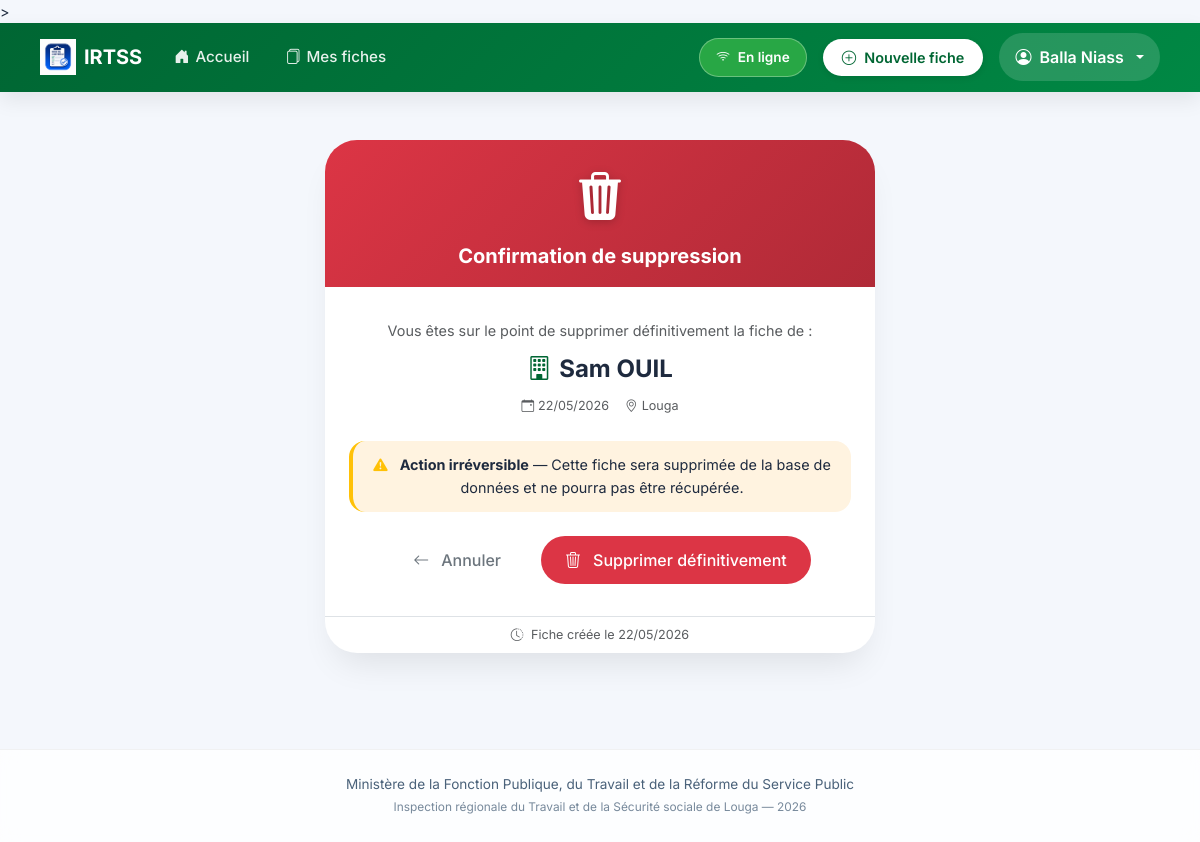
Page /fiches/29/supprimer/ (signed in) on the committed database.
### inspection/models.py (models this page shows, shortened)
class FicheControle(models.Model):
    STATUT_CHOICES = [
        ('brouillon', 'Brouillon'),
        ('soumis', 'Soumis'),
    ]
    inspecteur = models.ForeignKey(User, on_delete=models.CASCADE, related_name='fiches')
    entreprise = models.CharField(max_length=255, verbose_name="Entreprise ou Établissement")
    date_controle = models.DateField(verbose_name="Date du contrôle")
    lieu = models.CharField(max_length=100, default="Louga", verbose_name="Lieu")
    statut = models.CharField(max_length=20, choices=STATUT_CHOICES, default='brouillon')
    local_id = models.CharField(max_length=100, blank=True, null=True)
    adresse = models.TextField(blank=True)
    telephone = models.CharField(max_length=50, blank=True)
    email_entreprise = models.EmailField(blank=True)
    date_ouverture = models.DateField(null=True, blank=True)
    forme_juridique = models.CharField(max_length=100, blank=True)
    activite_principale = models.CharField(max_length=200, blank=True)
    chef_nom = models.CharField(max_length=200, blank=True, verbose_name="Chef d'établissement - Prénom et Nom")
    chef_cellulaire = models.CharField(max_length=50, blank=True)
    chef_email = models.EmailField(blank=True)
    representant_nom = models.CharField(max_length=200, blank=True, verbose_name="Représentant travailleurs - Prénom et Nom")
    representant_qualite = models.CharField(max_length=100, blank=True)
    representant_cellulaire = models.CharField(max_length=50, blank=True)
    representant_email = models.EmailField(blank=True)
    doe = models.CharField(max_length=3, blank=True, verbose_name="Déclaration d'Ouverture d'Établissement (DOE)")
    registre_paie = models.CharField(max_length=3, blank=True)
    cadres_hommes = models.PositiveIntegerField(null=True, blank=True, default=0)
    cadres_femmes = models.PositiveIntegerField(null=True, blank=True, default=0)
    ouvriers_hommes = models.PositiveIntegerField(null=True, blank=True, default=0)
    ouvriers_femmes = models.PositiveIntegerField(null=True, blank=True, default=0)
    cdi = models.PositiveIntegerField(null=True, blank=True, default=0, verbose_name="CDI")
    cdd = models.PositiveIntegerField(null=True, blank=True, default=0, verbose_name="CDD")
    cs = models.PositiveIntegerField(null=True, blank=True, default=0, verbose_name="CS")
    c_app = models.PositiveIntegerField(null=True, blank=True, default=0, verbose_name="C APP")
    autres_contrats = models.PositiveIntegerField(null=True, blank=True, default=0, verbose_name="Autres")
    remuneration_au_temps_1 = models.BooleanField(default=False)
    remuneration_au_temps_2 = models.BooleanField(default=False)
    remuneration_a_la_piece_1 = models.BooleanField(default=False)
    remuneration_a_la_piece_2 = models.BooleanField(default=False)
    remuneration_les_deux_1 = models.BooleanField(default=False)
    remuneration_les_deux_2 = models.BooleanField(default=False)
    salaires_conformes_1 = models.CharField(max_length=3, blank=True)
    salaires_conformes_2 = models.CharField(max_length=3, blank=True)
    bulletins_paie_1 = models.CharField(max_length=3, blank=True)
    bulletins_paie_2 = models.CharField(max_length=3, blank=True)
    heures_sup_1 = models.CharField(max_length=3, blank=True)
    heures_sup_2 = models.CharField(max_length=3, blank=True)
    prime_anciennete_1 = models.CharField(max_length=3, blank=True)
    prime_anciennete_2 = models.CharField(max_length=3, blank=True)
    jours_feries_1 = models.CharField(max_length=3, blank=True)
    jours_feries_2 = models.CharField(max_length=3, blank=True)
    indemnites_transport_1 = models.CharField(max_length=3, blank=True)
    indemnites_transport_2 = models.CharField(max_length=3, blank=True)
    horaires_affiches_1 = models.CharField(max_length=3, blank=True)
    horaires_affiches_2 = models.CharField(max_length=3, blank=True)
    amenagement_8h_5j_1 = models.CharField(max_length=3, blank=True)
    amenagement_8h_5j_2 = models.CharField(max_length=3, blank=True)
    amenagement_6h40_6j_1 = models.CharField(max_length=3, blank=True)
    amenagement_6h40_6j_2 = models.CharField(max_length=3, blank=True)
    pause_quotidienne_1 = models.CharField(max_length=3, blank=True)
    pause_quotidienne_2 = models.CharField(max_length=3, blank=True)
    repos_hebdomadaire_1 = models.CharField(max_length=3, blank=True)
    repos_hebdomadaire_2 = models.CharField(max_length=3, blank=True)
    declaration_css_1 = models.CharField(max_length=3, blank=True)
    declaration_css_2 = models.CharField(max_length=3, blank=True)
    adhesion_css_1 = models.CharField(max_length=3, blank=True)
    adhesion_css_2 = models.CharField(max_length=3, blank=True)
    adhesion_ipres_1 = models.CharField(max_length=3, blank=True)
    adhesion_ipres_2 = models.CharField(max_length=3, blank=True)
    adhesion_ipm_1 = models.CharField(max_length=3, blank=True)
    adhesion_ipm_2 = models.CharField(max_length=3, blank=True)
    cotisations_css_1 = models.CharField(max_length=3, blank=True)
    cotisations_css_2 = models.CharField(max_length=3, blank=True)
    cotisations_ipres_1 = models.CharField(max_length=3, blank=True)
    cotisations_ipres_2 = models.CharField(max_length=3, blank=True)
    cotisations_ipm_1 = models.CharField(max_length=3, blank=True)
    cotisations_ipm_2 = models.CharField(max_length=3, blank=True)
    delegues_personnel_1 = models.CharField(max_length=3, blank=True)
    delegues_personnel_2 = models.CharField(max_length=3, blank=True)
    reglement_interieur_1 = models.CharField(max_length=3, blank=True)
    reglement_interieur_2 = models.CharField(max_length=3, blank=True)
    comite_hst_1 = models.CharField(max_length=3, blank=True)
    comite_hst_2 = models.CharField(max_length=3, blank=True)
    visite_medicale_1 = models.CharField(max_length=3, blank=True)
    visite_medicale_2 = models.CharField(max_length=3, blank=True)
    extincteurs_1 = models.CharField(max_length=3, blank=True)
    extincteurs_2 = models.CharField(max_length=3, blank=True)
    epi_disponible_1 = models.CharField(max_length=3, blank=True)
    epi_disponible_2 = models.CharField(max_length=3, blank=True)
    epi_effectif_1 = models.CharField(max_length=3, blank=True)
    epi_effectif_2 = models.CharField(max_length=3, blank=True)
    toilettes_1 = models.CharField(max_length=3, blank=True)
    toilettes_2 = models.CharField(max_length=3, blank=True)
    conges_1 = models.CharField(max_length=3, blank=True)
    conges_2 = models.CharField(max_length=3, blank=True)
    dasmo_bs_1 = models.CharField(max_length=3, blank=True)
    dasmo_bs_2 = models.CharField(max_length=3, blank=True)
    observations_divers = models.TextField(blank=True)
    observations_generales = models.TextField(blank=True)
    suite_observations_orales = models.BooleanField(default=False)
    suite_observations_ecrites = models.BooleanField(default=False)
    suite_mise_en_demeure = models.BooleanField(default=False)
    suite_pv_infraction = models.BooleanField(default=False)
    suite_refere = models.BooleanField(default=False)
    delai_reception = models.BooleanField(default=False)
    delai_un_mois = models.BooleanField(default=False)
    delai_autres = models.BooleanField(default=False)
    delai_autres_precision = models.CharField(max_length=200, blank=True)
    signature_equipe = models.CharField(max_length=200, blank=True)
    signature_gerant = models.CharField(max_length=200, blank=True)
    created_at = models.DateTimeField(auto_now_add=True)
    updated_at = models.DateTimeField(auto_now=True)
    class Meta:
        ordering = ['-created_at']
        verbose_name = "Fiche de contrôle"
        verbose_name_plural = "Fiches de contrôle"

### inspection/views.py (the view)
# urls.py: path('fiches/<int:pk>/supprimer/', views.supprimer_fiche, name='supprimer_fiche'),
@login_required
def supprimer_fiche(request, pk):
    if request.user.is_staff:
        fiche = get_object_or_404(FicheControle, pk=pk)
    else:
        fiche = get_object_or_404(FicheControle, pk=pk, inspecteur=request.user)
    if request.method == 'POST':
        nom = fiche.entreprise
        fiche.delete()
        messages.success(request, f'Fiche "{nom}" supprimée.')
        return redirect('liste_fiches')
    return render(request, 'inspection/confirmer_suppression.html', {'fiche': fiche})

### templates/inspection/confirmer_suppression.html (shortened to what this page needs)
{% extends 'inspection/base.html' %}
{% load static %}
{% block content %}
<div class="container-fluid px-3 py-4" style="min-height: 70vh; display: flex; align-items: center;">
  <div class="delete-card">
    <div class="delete-header">
      <i class="bi bi-trash3-fill delete-icon"></i>
      <h5 class="text-white mt-2 mb-0 fw-bold">Confirmation de suppression</h5>
    </div>
    <div class="delete-body">
      <p class="text-muted mb-2">Vous êtes sur le point de supprimer définitivement la fiche de :</p>
      <div class="entreprise-name">
        <i class="bi bi-building text-senegal me-2"></i>{{ fiche.entreprise }}
      </div>
      <div class="d-flex justify-content-center gap-3 text-muted small mt-2">
        <span><i class="bi bi-calendar-event me-1"></i>{{ fiche.date_controle|date:"d/m/Y" }}</span>
        <span><i class="bi bi-geo-alt me-1"></i>{{ fiche.lieu|default:"Lieu non spécifié" }}</span>
      </div>
      <div class="warning-text">
        <i class="bi bi-exclamation-triangle-fill text-warning me-2"></i>
        <strong>Action irréversible</strong> — Cette fiche sera supprimée de la base de données et ne pourra pas être récupérée.
      </div>
      <div class="d-flex flex-wrap gap-3 justify-content-center mt-4">
        <a href="{% url 'detail_fiche' fiche.pk %}" class="btn btn-outline-secondary btn-modern">
          <i class="bi bi-arrow-left me-1"></i>Annuler
        </a>
        <form method="post">
          <button type="submit" class="btn btn-danger btn-modern">
            <i class="bi bi-trash3 me-1"></i>Supprimer définitivement
          </button>
        </form>
      </div>
    </div>
    <div class="text-center text-muted small py-2 border-top">
      <i class="bi bi-clock-history me-1"></i> Fiche créée le {{ fiche.created_at|date:"d/m/Y" }}
    </div>
  </div>
</div>
{% endblock %}

### templates/inspection/base.html (shortened to what this page needs)
{% load static %}
<!DOCTYPE html>
<html lang="fr">
<head>
  <link rel="stylesheet" href="{% static 'css/bootstrap.min.css' %}">
  <link rel="stylesheet" href="{% static 'icons/bootstrap-icons.css' %}">
  <link rel="stylesheet" href="{% static 'css/style.css' %}">
  <link rel="stylesheet" href="{% static 'css/fiche-mobile.css' %}">>
</head>
<body>
{% if user.is_authenticated %}
<nav class="navbar navbar-expand-lg navbar-modern sticky-top">
  <div class="container-fluid px-3 px-lg-4">
    <a
      class="navbar-brand d-flex align-items-center gap-2"
      href="{% url 'tableau_de_bord' %}"
    >
      <img
        src="{% static 'icons/logo.png' %}"
        alt="IRTSS"
        height="36"
      >
      <span class="fw-bold text-white">
        IRTSS
      </span>
    </a>
    <div class="collapse navbar-collapse" id="mainNavbar">
      <ul class="navbar-nav me-auto mb-2 mb-lg-0 align-items-center gap-1">
        <li class="nav-item">
          <a
            class="nav-link-custom {% if request.resolver_match.url_name == 'tableau_de_bord' %}active{% endif %}"
            href="{% url 'tableau_de_bord' %}"
          >
            <i class="bi bi-house-door-fill"></i>
            <span>Accueil</span>
          </a>
        </li>
        <li class="nav-item">
          <a
            class="nav-link-custom"
            href="{% url 'liste_fiches' %}"
          >
            <i class="bi bi-files"></i>
            <span>Mes fiches</span>
          </a>
        </li>
      </ul>
      <div class="d-flex align-items-center gap-3 ms-auto">
        <div id="statut-connexion" class="badge-statut">
        </div>
        <a
          href="{% url 'nouvelle_fiche' %}"
          class="btn-nouvelle-fiche"
        >
          <i class="bi bi-plus-circle"></i>
          <span>Nouvelle fiche</span>
        </a>
        <div class="dropdown dropdown-user">
          <button
            class="btn dropdown-toggle d-flex align-items-center gap-2"
            data-bs-toggle="dropdown"
          >
            <i class="bi bi-person-circle"></i>
            <span class="d-none d-md-inline">
              {% if user.first_name %}
                {{ user.first_name }} {{ user.last_name }}
              {% else %}
                {{ user.username }}
              {% endif %}
            </span>
          </button>
        </div>
      </div>
    </div>
  </div>
</nav>
{% endif %}
<main class="py-4">
  <div class="container-fluid px-3 px-lg-4">
    {% block content %}{% endblock %}
  </div>
</main>
<footer class="footer text-center py-4 mt-5">
  <div class="container">
    Ministère de la Fonction Publique, du Travail et de la Réforme du Service Public
    <br>
    <span class="small opacity-75">
      Inspection régionale du Travail et de la Sécurité sociale de Louga —
      <span id="current-year"></span>
    </span>
  </div>
</footer>
<div
  id="toast-container"
  class="toast-container position-fixed bottom-0 end-0 p-3"
></div>
</body>
</html>

### rows in the picture
FicheControle: entreprise "Sam OUIL", date_controle "22/05/2026", lieu "Louga", created_at "22/05/2026"

### other values in the picture
{{ user.first_name }} "Balla"
{{ user.last_name }} "Niass"
